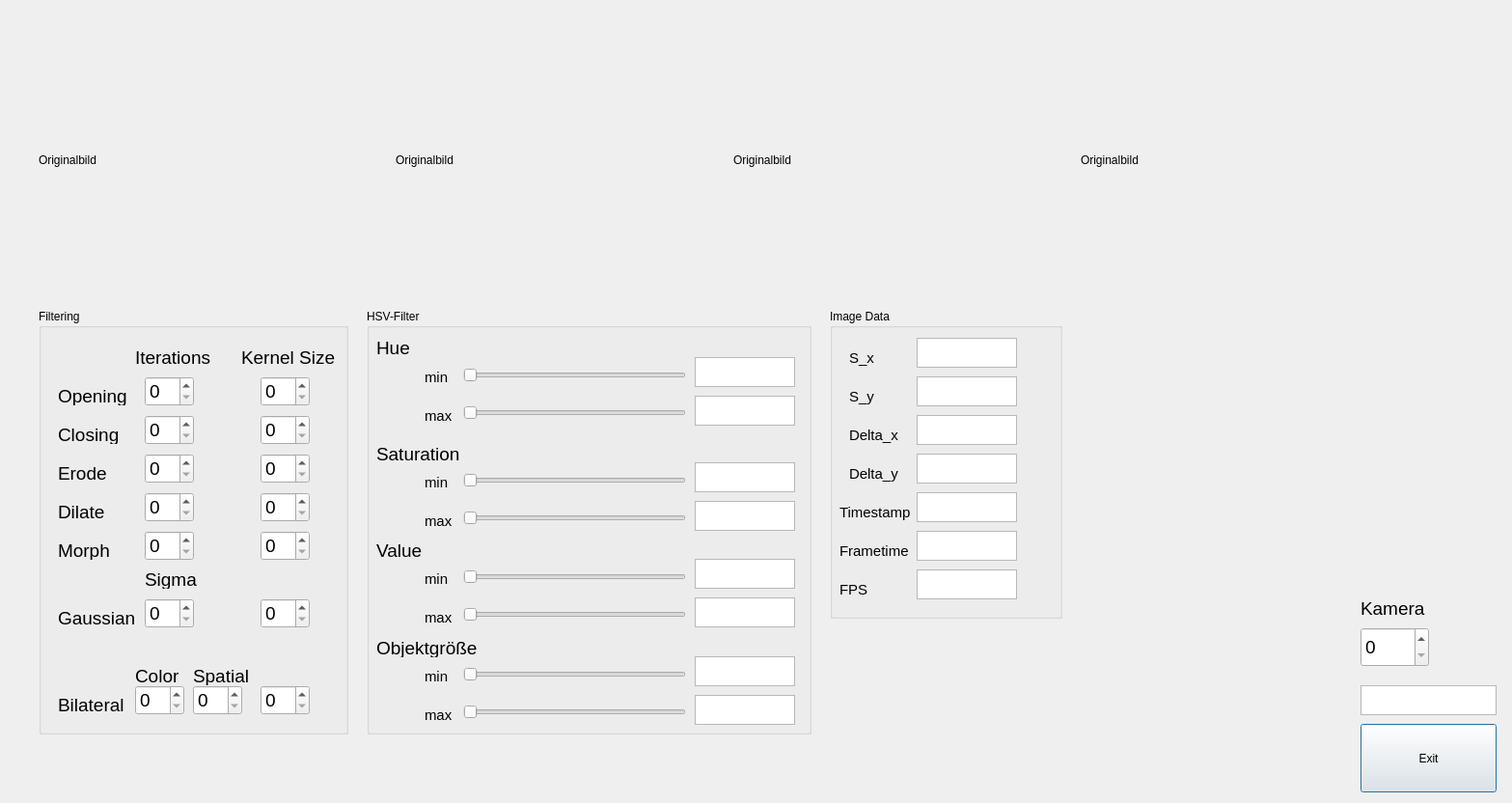
<?xml version="1.0" encoding="UTF-8"?>
<ui version="4.0">
 <class>C_frm_object_calibration</class>
 <widget class="QDialog" name="C_frm_object_calibration">
  <property name="geometry">
   <rect>
    <x>0</x>
    <y>0</y>
    <width>1567</width>
    <height>832</height>
   </rect>
  </property>
  <property name="windowTitle">
   <string>Dialog</string>
  </property>
  <widget class="QLabel" name="lbl_src_img">
   <property name="geometry">
    <rect>
     <x>40</x>
     <y>20</y>
     <width>341</width>
     <height>291</height>
    </rect>
   </property>
   <property name="text">
    <string>Originalbild</string>
   </property>
  </widget>
  <widget class="QLabel" name="label_2">
   <property name="geometry">
    <rect>
     <x>410</x>
     <y>20</y>
     <width>341</width>
     <height>291</height>
    </rect>
   </property>
   <property name="text">
    <string>Originalbild</string>
   </property>
  </widget>
  <widget class="QLabel" name="label_3">
   <property name="geometry">
    <rect>
     <x>760</x>
     <y>20</y>
     <width>341</width>
     <height>291</height>
    </rect>
   </property>
   <property name="text">
    <string>Originalbild</string>
   </property>
  </widget>
  <widget class="QLabel" name="lbl_img_contoured">
   <property name="geometry">
    <rect>
     <x>1120</x>
     <y>20</y>
     <width>341</width>
     <height>291</height>
    </rect>
   </property>
   <property name="text">
    <string>Originalbild</string>
   </property>
  </widget>
  <widget class="QGroupBox" name="groupBox">
   <property name="geometry">
    <rect>
     <x>40</x>
     <y>320</y>
     <width>321</width>
     <height>441</height>
    </rect>
   </property>
   <property name="title">
    <string>Filtering</string>
   </property>
   <widget class="QSpinBox" name="num_opening_iterations">
    <property name="geometry">
     <rect>
      <x>110</x>
      <y>70</y>
      <width>51</width>
      <height>31</height>
     </rect>
    </property>
    <property name="font">
     <font>
      <pointsize>14</pointsize>
     </font>
    </property>
   </widget>
   <widget class="QSpinBox" name="num_closing_iterations">
    <property name="geometry">
     <rect>
      <x>110</x>
      <y>110</y>
      <width>51</width>
      <height>31</height>
     </rect>
    </property>
    <property name="font">
     <font>
      <pointsize>14</pointsize>
     </font>
    </property>
   </widget>
   <widget class="QSpinBox" name="num_closing_iterations_2">
    <property name="geometry">
     <rect>
      <x>110</x>
      <y>150</y>
      <width>51</width>
      <height>31</height>
     </rect>
    </property>
    <property name="font">
     <font>
      <pointsize>14</pointsize>
     </font>
    </property>
   </widget>
   <widget class="QSpinBox" name="num_closing_iterations_3">
    <property name="geometry">
     <rect>
      <x>110</x>
      <y>190</y>
      <width>51</width>
      <height>31</height>
     </rect>
    </property>
    <property name="font">
     <font>
      <pointsize>14</pointsize>
     </font>
    </property>
   </widget>
   <widget class="QSpinBox" name="num_closing_iterations_4">
    <property name="geometry">
     <rect>
      <x>110</x>
      <y>230</y>
      <width>51</width>
      <height>31</height>
     </rect>
    </property>
    <property name="font">
     <font>
      <pointsize>14</pointsize>
     </font>
    </property>
   </widget>
   <widget class="QSpinBox" name="num_morph_kernelsize">
    <property name="geometry">
     <rect>
      <x>230</x>
      <y>230</y>
      <width>51</width>
      <height>31</height>
     </rect>
    </property>
    <property name="font">
     <font>
      <pointsize>14</pointsize>
     </font>
    </property>
   </widget>
   <widget class="QSpinBox" name="num_dilate_kernelsize">
    <property name="geometry">
     <rect>
      <x>230</x>
      <y>190</y>
      <width>51</width>
      <height>31</height>
     </rect>
    </property>
    <property name="font">
     <font>
      <pointsize>14</pointsize>
     </font>
    </property>
   </widget>
   <widget class="QSpinBox" name="num_erode_kernelsize">
    <property name="geometry">
     <rect>
      <x>230</x>
      <y>150</y>
      <width>51</width>
      <height>31</height>
     </rect>
    </property>
    <property name="font">
     <font>
      <pointsize>14</pointsize>
     </font>
    </property>
   </widget>
   <widget class="QSpinBox" name="num_closing_kernelsize">
    <property name="geometry">
     <rect>
      <x>230</x>
      <y>110</y>
      <width>51</width>
      <height>31</height>
     </rect>
    </property>
    <property name="font">
     <font>
      <pointsize>14</pointsize>
     </font>
    </property>
   </widget>
   <widget class="QSpinBox" name="num_opening_kernelsize">
    <property name="geometry">
     <rect>
      <x>230</x>
      <y>70</y>
      <width>51</width>
      <height>31</height>
     </rect>
    </property>
    <property name="font">
     <font>
      <pointsize>14</pointsize>
     </font>
    </property>
   </widget>
   <widget class="QLabel" name="label">
    <property name="geometry">
     <rect>
      <x>210</x>
      <y>40</y>
      <width>101</width>
      <height>20</height>
     </rect>
    </property>
    <property name="font">
     <font>
      <pointsize>14</pointsize>
     </font>
    </property>
    <property name="text">
     <string>Kernel Size</string>
    </property>
   </widget>
   <widget class="QLabel" name="label_4">
    <property name="geometry">
     <rect>
      <x>100</x>
      <y>40</y>
      <width>91</width>
      <height>20</height>
     </rect>
    </property>
    <property name="font">
     <font>
      <pointsize>14</pointsize>
     </font>
    </property>
    <property name="text">
     <string>Iterations</string>
    </property>
   </widget>
   <widget class="QLabel" name="label_5">
    <property name="geometry">
     <rect>
      <x>20</x>
      <y>80</y>
      <width>91</width>
      <height>20</height>
     </rect>
    </property>
    <property name="font">
     <font>
      <pointsize>14</pointsize>
     </font>
    </property>
    <property name="text">
     <string>Opening</string>
    </property>
   </widget>
   <widget class="QLabel" name="label_6">
    <property name="geometry">
     <rect>
      <x>20</x>
      <y>120</y>
      <width>91</width>
      <height>20</height>
     </rect>
    </property>
    <property name="font">
     <font>
      <pointsize>14</pointsize>
     </font>
    </property>
    <property name="text">
     <string>Closing</string>
    </property>
   </widget>
   <widget class="QLabel" name="label_7">
    <property name="geometry">
     <rect>
      <x>20</x>
      <y>160</y>
      <width>61</width>
      <height>20</height>
     </rect>
    </property>
    <property name="font">
     <font>
      <pointsize>14</pointsize>
     </font>
    </property>
    <property name="text">
     <string>Erode</string>
    </property>
   </widget>
   <widget class="QLabel" name="label_8">
    <property name="geometry">
     <rect>
      <x>20</x>
      <y>200</y>
      <width>51</width>
      <height>20</height>
     </rect>
    </property>
    <property name="font">
     <font>
      <pointsize>14</pointsize>
     </font>
    </property>
    <property name="text">
     <string>Dilate</string>
    </property>
   </widget>
   <widget class="QLabel" name="label_9">
    <property name="geometry">
     <rect>
      <x>20</x>
      <y>240</y>
      <width>61</width>
      <height>20</height>
     </rect>
    </property>
    <property name="font">
     <font>
      <pointsize>14</pointsize>
     </font>
    </property>
    <property name="text">
     <string>Morph</string>
    </property>
   </widget>
   <widget class="QLabel" name="label_10">
    <property name="geometry">
     <rect>
      <x>110</x>
      <y>270</y>
      <width>61</width>
      <height>20</height>
     </rect>
    </property>
    <property name="font">
     <font>
      <pointsize>14</pointsize>
     </font>
    </property>
    <property name="text">
     <string>Sigma</string>
    </property>
   </widget>
   <widget class="QLabel" name="label_11">
    <property name="geometry">
     <rect>
      <x>20</x>
      <y>310</y>
      <width>81</width>
      <height>20</height>
     </rect>
    </property>
    <property name="font">
     <font>
      <pointsize>14</pointsize>
     </font>
    </property>
    <property name="text">
     <string>Gaussian</string>
    </property>
   </widget>
   <widget class="QSpinBox" name="num_gaussian_sigma">
    <property name="geometry">
     <rect>
      <x>110</x>
      <y>300</y>
      <width>51</width>
      <height>31</height>
     </rect>
    </property>
    <property name="font">
     <font>
      <pointsize>14</pointsize>
     </font>
    </property>
   </widget>
   <widget class="QSpinBox" name="num_sigma_kernelsize">
    <property name="geometry">
     <rect>
      <x>230</x>
      <y>300</y>
      <width>51</width>
      <height>31</height>
     </rect>
    </property>
    <property name="font">
     <font>
      <pointsize>14</pointsize>
     </font>
    </property>
   </widget>
   <widget class="QSpinBox" name="num_bilateral_kernelsize">
    <property name="geometry">
     <rect>
      <x>230</x>
      <y>390</y>
      <width>51</width>
      <height>31</height>
     </rect>
    </property>
    <property name="font">
     <font>
      <pointsize>14</pointsize>
     </font>
    </property>
   </widget>
   <widget class="QSpinBox" name="num_bilateral_spatial">
    <property name="geometry">
     <rect>
      <x>160</x>
      <y>390</y>
      <width>51</width>
      <height>31</height>
     </rect>
    </property>
    <property name="font">
     <font>
      <pointsize>14</pointsize>
     </font>
    </property>
   </widget>
   <widget class="QSpinBox" name="num_bilateral_color">
    <property name="geometry">
     <rect>
      <x>100</x>
      <y>390</y>
      <width>51</width>
      <height>31</height>
     </rect>
    </property>
    <property name="font">
     <font>
      <pointsize>14</pointsize>
     </font>
    </property>
   </widget>
   <widget class="QLabel" name="label_12">
    <property name="geometry">
     <rect>
      <x>100</x>
      <y>370</y>
      <width>51</width>
      <height>20</height>
     </rect>
    </property>
    <property name="font">
     <font>
      <pointsize>14</pointsize>
     </font>
    </property>
    <property name="text">
     <string>Color</string>
    </property>
   </widget>
   <widget class="QLabel" name="label_13">
    <property name="geometry">
     <rect>
      <x>160</x>
      <y>370</y>
      <width>61</width>
      <height>20</height>
     </rect>
    </property>
    <property name="font">
     <font>
      <pointsize>14</pointsize>
     </font>
    </property>
    <property name="text">
     <string>Spatial</string>
    </property>
   </widget>
   <widget class="QLabel" name="label_14">
    <property name="geometry">
     <rect>
      <x>20</x>
      <y>400</y>
      <width>81</width>
      <height>20</height>
     </rect>
    </property>
    <property name="font">
     <font>
      <pointsize>14</pointsize>
     </font>
    </property>
    <property name="text">
     <string>Bilateral</string>
    </property>
   </widget>
  </widget>
  <widget class="QGroupBox" name="groupBox_2">
   <property name="geometry">
    <rect>
     <x>380</x>
     <y>320</y>
     <width>461</width>
     <height>441</height>
    </rect>
   </property>
   <property name="title">
    <string>HSV-Filter</string>
   </property>
   <widget class="QSlider" name="sld_hue_min">
    <property name="geometry">
     <rect>
      <x>100</x>
      <y>61</y>
      <width>231</width>
      <height>16</height>
     </rect>
    </property>
    <property name="orientation">
     <enum>Qt::Horizontal</enum>
    </property>
   </widget>
   <widget class="QLabel" name="label_15">
    <property name="geometry">
     <rect>
      <x>10</x>
      <y>30</y>
      <width>91</width>
      <height>20</height>
     </rect>
    </property>
    <property name="font">
     <font>
      <pointsize>14</pointsize>
     </font>
    </property>
    <property name="text">
     <string>Hue</string>
    </property>
   </widget>
   <widget class="QLabel" name="label_16">
    <property name="geometry">
     <rect>
      <x>10</x>
      <y>140</y>
      <width>91</width>
      <height>20</height>
     </rect>
    </property>
    <property name="font">
     <font>
      <pointsize>14</pointsize>
     </font>
    </property>
    <property name="text">
     <string>Saturation</string>
    </property>
   </widget>
   <widget class="QLabel" name="label_17">
    <property name="geometry">
     <rect>
      <x>10</x>
      <y>240</y>
      <width>91</width>
      <height>20</height>
     </rect>
    </property>
    <property name="font">
     <font>
      <pointsize>14</pointsize>
     </font>
    </property>
    <property name="text">
     <string>Value</string>
    </property>
   </widget>
   <widget class="QLabel" name="label_18">
    <property name="geometry">
     <rect>
      <x>60</x>
      <y>60</y>
      <width>41</width>
      <height>21</height>
     </rect>
    </property>
    <property name="font">
     <font>
      <pointsize>11</pointsize>
     </font>
    </property>
    <property name="text">
     <string>min</string>
    </property>
   </widget>
   <widget class="QLabel" name="label_19">
    <property name="geometry">
     <rect>
      <x>60</x>
      <y>100</y>
      <width>41</width>
      <height>21</height>
     </rect>
    </property>
    <property name="font">
     <font>
      <pointsize>11</pointsize>
     </font>
    </property>
    <property name="text">
     <string>max</string>
    </property>
   </widget>
   <widget class="QSlider" name="sld_hue_max">
    <property name="geometry">
     <rect>
      <x>100</x>
      <y>100</y>
      <width>231</width>
      <height>16</height>
     </rect>
    </property>
    <property name="orientation">
     <enum>Qt::Horizontal</enum>
    </property>
   </widget>
   <widget class="QTextEdit" name="txb_hue_min">
    <property name="geometry">
     <rect>
      <x>340</x>
      <y>50</y>
      <width>104</width>
      <height>31</height>
     </rect>
    </property>
    <property name="font">
     <font>
      <pointsize>11</pointsize>
     </font>
    </property>
    <property name="readOnly">
     <bool>true</bool>
    </property>
   </widget>
   <widget class="QTextEdit" name="txb_hue_max">
    <property name="geometry">
     <rect>
      <x>340</x>
      <y>90</y>
      <width>104</width>
      <height>31</height>
     </rect>
    </property>
    <property name="font">
     <font>
      <pointsize>11</pointsize>
     </font>
    </property>
    <property name="readOnly">
     <bool>true</bool>
    </property>
   </widget>
   <widget class="QTextEdit" name="txb_saturation_min">
    <property name="geometry">
     <rect>
      <x>340</x>
      <y>159</y>
      <width>104</width>
      <height>31</height>
     </rect>
    </property>
    <property name="font">
     <font>
      <pointsize>11</pointsize>
     </font>
    </property>
    <property name="readOnly">
     <bool>true</bool>
    </property>
   </widget>
   <widget class="QLabel" name="label_20">
    <property name="geometry">
     <rect>
      <x>60</x>
      <y>209</y>
      <width>41</width>
      <height>21</height>
     </rect>
    </property>
    <property name="font">
     <font>
      <pointsize>11</pointsize>
     </font>
    </property>
    <property name="text">
     <string>max</string>
    </property>
   </widget>
   <widget class="QSlider" name="sld_saturation_max">
    <property name="geometry">
     <rect>
      <x>100</x>
      <y>209</y>
      <width>231</width>
      <height>16</height>
     </rect>
    </property>
    <property name="orientation">
     <enum>Qt::Horizontal</enum>
    </property>
   </widget>
   <widget class="QTextEdit" name="txb_saturation_max">
    <property name="geometry">
     <rect>
      <x>340</x>
      <y>199</y>
      <width>104</width>
      <height>31</height>
     </rect>
    </property>
    <property name="font">
     <font>
      <pointsize>11</pointsize>
     </font>
    </property>
    <property name="readOnly">
     <bool>true</bool>
    </property>
   </widget>
   <widget class="QLabel" name="label_21">
    <property name="geometry">
     <rect>
      <x>60</x>
      <y>169</y>
      <width>41</width>
      <height>21</height>
     </rect>
    </property>
    <property name="font">
     <font>
      <pointsize>11</pointsize>
     </font>
    </property>
    <property name="text">
     <string>min</string>
    </property>
   </widget>
   <widget class="QSlider" name="sld_saturation_min">
    <property name="geometry">
     <rect>
      <x>100</x>
      <y>170</y>
      <width>231</width>
      <height>16</height>
     </rect>
    </property>
    <property name="orientation">
     <enum>Qt::Horizontal</enum>
    </property>
   </widget>
   <widget class="QLabel" name="label_22">
    <property name="geometry">
     <rect>
      <x>60</x>
      <y>269</y>
      <width>41</width>
      <height>21</height>
     </rect>
    </property>
    <property name="font">
     <font>
      <pointsize>11</pointsize>
     </font>
    </property>
    <property name="text">
     <string>min</string>
    </property>
   </widget>
   <widget class="QSlider" name="sld_value_max">
    <property name="geometry">
     <rect>
      <x>100</x>
      <y>309</y>
      <width>231</width>
      <height>16</height>
     </rect>
    </property>
    <property name="orientation">
     <enum>Qt::Horizontal</enum>
    </property>
   </widget>
   <widget class="QTextEdit" name="txb_value_min">
    <property name="geometry">
     <rect>
      <x>340</x>
      <y>259</y>
      <width>104</width>
      <height>31</height>
     </rect>
    </property>
    <property name="font">
     <font>
      <pointsize>11</pointsize>
     </font>
    </property>
    <property name="readOnly">
     <bool>true</bool>
    </property>
   </widget>
   <widget class="QTextEdit" name="txb_value_max">
    <property name="geometry">
     <rect>
      <x>340</x>
      <y>299</y>
      <width>104</width>
      <height>31</height>
     </rect>
    </property>
    <property name="font">
     <font>
      <pointsize>11</pointsize>
     </font>
    </property>
    <property name="readOnly">
     <bool>true</bool>
    </property>
   </widget>
   <widget class="QLabel" name="label_23">
    <property name="geometry">
     <rect>
      <x>60</x>
      <y>309</y>
      <width>41</width>
      <height>21</height>
     </rect>
    </property>
    <property name="font">
     <font>
      <pointsize>11</pointsize>
     </font>
    </property>
    <property name="text">
     <string>max</string>
    </property>
   </widget>
   <widget class="QSlider" name="sld_value_min">
    <property name="geometry">
     <rect>
      <x>100</x>
      <y>270</y>
      <width>231</width>
      <height>16</height>
     </rect>
    </property>
    <property name="orientation">
     <enum>Qt::Horizontal</enum>
    </property>
   </widget>
   <widget class="QSlider" name="sld_objectsize_min">
    <property name="geometry">
     <rect>
      <x>100</x>
      <y>371</y>
      <width>231</width>
      <height>16</height>
     </rect>
    </property>
    <property name="orientation">
     <enum>Qt::Horizontal</enum>
    </property>
   </widget>
   <widget class="QLabel" name="label_24">
    <property name="geometry">
     <rect>
      <x>10</x>
      <y>341</y>
      <width>111</width>
      <height>20</height>
     </rect>
    </property>
    <property name="font">
     <font>
      <pointsize>14</pointsize>
     </font>
    </property>
    <property name="text">
     <string>Objektgröße</string>
    </property>
   </widget>
   <widget class="QTextEdit" name="txb_objectsize_min">
    <property name="geometry">
     <rect>
      <x>340</x>
      <y>360</y>
      <width>104</width>
      <height>31</height>
     </rect>
    </property>
    <property name="font">
     <font>
      <pointsize>11</pointsize>
     </font>
    </property>
    <property name="readOnly">
     <bool>true</bool>
    </property>
   </widget>
   <widget class="QLabel" name="label_25">
    <property name="geometry">
     <rect>
      <x>60</x>
      <y>410</y>
      <width>41</width>
      <height>21</height>
     </rect>
    </property>
    <property name="font">
     <font>
      <pointsize>11</pointsize>
     </font>
    </property>
    <property name="text">
     <string>max</string>
    </property>
   </widget>
   <widget class="QSlider" name="sld_objectsize_max">
    <property name="geometry">
     <rect>
      <x>100</x>
      <y>410</y>
      <width>231</width>
      <height>16</height>
     </rect>
    </property>
    <property name="orientation">
     <enum>Qt::Horizontal</enum>
    </property>
   </widget>
   <widget class="QTextEdit" name="txb_objectsize_max">
    <property name="geometry">
     <rect>
      <x>340</x>
      <y>400</y>
      <width>104</width>
      <height>31</height>
     </rect>
    </property>
    <property name="font">
     <font>
      <pointsize>11</pointsize>
     </font>
    </property>
    <property name="readOnly">
     <bool>true</bool>
    </property>
   </widget>
   <widget class="QLabel" name="label_26">
    <property name="geometry">
     <rect>
      <x>60</x>
      <y>370</y>
      <width>41</width>
      <height>21</height>
     </rect>
    </property>
    <property name="font">
     <font>
      <pointsize>11</pointsize>
     </font>
    </property>
    <property name="text">
     <string>min</string>
    </property>
   </widget>
  </widget>
  <widget class="QGroupBox" name="groupBox_3">
   <property name="geometry">
    <rect>
     <x>860</x>
     <y>320</y>
     <width>241</width>
     <height>321</height>
    </rect>
   </property>
   <property name="title">
    <string>Image Data</string>
   </property>
   <widget class="QLabel" name="label_27">
    <property name="geometry">
     <rect>
      <x>20</x>
      <y>40</y>
      <width>41</width>
      <height>21</height>
     </rect>
    </property>
    <property name="font">
     <font>
      <pointsize>11</pointsize>
     </font>
    </property>
    <property name="text">
     <string>S_x</string>
    </property>
   </widget>
   <widget class="QLabel" name="label_28">
    <property name="geometry">
     <rect>
      <x>20</x>
      <y>80</y>
      <width>41</width>
      <height>21</height>
     </rect>
    </property>
    <property name="font">
     <font>
      <pointsize>11</pointsize>
     </font>
    </property>
    <property name="text">
     <string>S_y</string>
    </property>
   </widget>
   <widget class="QTextEdit" name="txb_s_x">
    <property name="geometry">
     <rect>
      <x>90</x>
      <y>30</y>
      <width>104</width>
      <height>31</height>
     </rect>
    </property>
    <property name="font">
     <font>
      <pointsize>11</pointsize>
     </font>
    </property>
    <property name="readOnly">
     <bool>true</bool>
    </property>
   </widget>
   <widget class="QTextEdit" name="txb_s_y">
    <property name="geometry">
     <rect>
      <x>90</x>
      <y>70</y>
      <width>104</width>
      <height>31</height>
     </rect>
    </property>
    <property name="font">
     <font>
      <pointsize>11</pointsize>
     </font>
    </property>
    <property name="readOnly">
     <bool>true</bool>
    </property>
   </widget>
   <widget class="QTextEdit" name="txb_delta_y">
    <property name="geometry">
     <rect>
      <x>90</x>
      <y>150</y>
      <width>104</width>
      <height>31</height>
     </rect>
    </property>
    <property name="font">
     <font>
      <pointsize>11</pointsize>
     </font>
    </property>
    <property name="readOnly">
     <bool>true</bool>
    </property>
   </widget>
   <widget class="QLabel" name="label_29">
    <property name="geometry">
     <rect>
      <x>20</x>
      <y>120</y>
      <width>51</width>
      <height>21</height>
     </rect>
    </property>
    <property name="font">
     <font>
      <pointsize>11</pointsize>
     </font>
    </property>
    <property name="text">
     <string>Delta_x</string>
    </property>
   </widget>
   <widget class="QTextEdit" name="txb_delta_x">
    <property name="geometry">
     <rect>
      <x>90</x>
      <y>110</y>
      <width>104</width>
      <height>31</height>
     </rect>
    </property>
    <property name="font">
     <font>
      <pointsize>11</pointsize>
     </font>
    </property>
    <property name="readOnly">
     <bool>true</bool>
    </property>
   </widget>
   <widget class="QLabel" name="label_30">
    <property name="geometry">
     <rect>
      <x>20</x>
      <y>160</y>
      <width>61</width>
      <height>21</height>
     </rect>
    </property>
    <property name="font">
     <font>
      <pointsize>11</pointsize>
     </font>
    </property>
    <property name="text">
     <string>Delta_y</string>
    </property>
   </widget>
   <widget class="QLabel" name="label_31">
    <property name="geometry">
     <rect>
      <x>10</x>
      <y>200</y>
      <width>81</width>
      <height>21</height>
     </rect>
    </property>
    <property name="font">
     <font>
      <pointsize>11</pointsize>
     </font>
    </property>
    <property name="text">
     <string>Timestamp</string>
    </property>
   </widget>
   <widget class="QTextEdit" name="txb_timestamp">
    <property name="geometry">
     <rect>
      <x>90</x>
      <y>190</y>
      <width>104</width>
      <height>31</height>
     </rect>
    </property>
    <property name="font">
     <font>
      <pointsize>11</pointsize>
     </font>
    </property>
    <property name="readOnly">
     <bool>true</bool>
    </property>
   </widget>
   <widget class="QLabel" name="label_33">
    <property name="geometry">
     <rect>
      <x>10</x>
      <y>280</y>
      <width>81</width>
      <height>21</height>
     </rect>
    </property>
    <property name="font">
     <font>
      <pointsize>11</pointsize>
     </font>
    </property>
    <property name="text">
     <string>FPS</string>
    </property>
   </widget>
   <widget class="QLabel" name="label_34">
    <property name="geometry">
     <rect>
      <x>10</x>
      <y>240</y>
      <width>81</width>
      <height>21</height>
     </rect>
    </property>
    <property name="font">
     <font>
      <pointsize>11</pointsize>
     </font>
    </property>
    <property name="text">
     <string>Frametime</string>
    </property>
   </widget>
   <widget class="QTextEdit" name="txb_frametime">
    <property name="geometry">
     <rect>
      <x>90</x>
      <y>230</y>
      <width>104</width>
      <height>31</height>
     </rect>
    </property>
    <property name="font">
     <font>
      <pointsize>11</pointsize>
     </font>
    </property>
    <property name="readOnly">
     <bool>true</bool>
    </property>
   </widget>
   <widget class="QTextEdit" name="txb_fps">
    <property name="geometry">
     <rect>
      <x>90</x>
      <y>270</y>
      <width>104</width>
      <height>31</height>
     </rect>
    </property>
    <property name="font">
     <font>
      <pointsize>11</pointsize>
     </font>
    </property>
    <property name="readOnly">
     <bool>true</bool>
    </property>
   </widget>
  </widget>
  <widget class="QSpinBox" name="num_camera">
   <property name="geometry">
    <rect>
     <x>1410</x>
     <y>650</y>
     <width>71</width>
     <height>41</height>
    </rect>
   </property>
   <property name="font">
    <font>
     <pointsize>14</pointsize>
    </font>
   </property>
  </widget>
  <widget class="QLabel" name="label_32">
   <property name="geometry">
    <rect>
     <x>1410</x>
     <y>620</y>
     <width>101</width>
     <height>21</height>
    </rect>
   </property>
   <property name="font">
    <font>
     <pointsize>14</pointsize>
    </font>
   </property>
   <property name="text">
    <string>Kamera</string>
   </property>
  </widget>
  <widget class="QPushButton" name="bt_exit">
   <property name="geometry">
    <rect>
     <x>1410</x>
     <y>750</y>
     <width>141</width>
     <height>71</height>
    </rect>
   </property>
   <property name="text">
    <string>Exit</string>
   </property>
  </widget>
  <widget class="QTextEdit" name="txb_zaehler">
   <property name="geometry">
    <rect>
     <x>1410</x>
     <y>710</y>
     <width>141</width>
     <height>31</height>
    </rect>
   </property>
   <property name="readOnly">
    <bool>true</bool>
   </property>
  </widget>
 </widget>
 <resources/>
 <connections/>
</ui>
